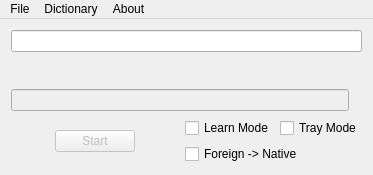
<?xml version="1.0" encoding="UTF-8"?>
<ui version="4.0">
 <class>MainWindowClass</class>
 <widget class="QMainWindow" name="MainWindowClass">
  <property name="geometry">
   <rect>
    <x>0</x>
    <y>0</y>
    <width>373</width>
    <height>175</height>
   </rect>
  </property>
  <property name="windowTitle">
   <string>QWord</string>
  </property>
  <property name="windowIcon">
   <iconset resource="qword.qrc">
    <normaloff>:/images/qword.svg</normaloff>:/images/qword.svg</iconset>
  </property>
  <widget class="QWidget" name="centralWidget">
   <layout class="QVBoxLayout" name="verticalLayout_2">
    <item>
     <widget class="QLineEdit" name="txtWord">
      <property name="styleSheet">
       <string/>
      </property>
      <property name="readOnly">
       <bool>true</bool>
      </property>
     </widget>
    </item>
    <item>
     <widget class="QLabel" name="lblQuestion">
      <property name="styleSheet">
       <string>font-weight: bold;</string>
      </property>
      <property name="text">
       <string/>
      </property>
     </widget>
    </item>
    <item>
     <layout class="QHBoxLayout" name="horizontalLayout_2">
      <item>
       <widget class="QLineEdit" name="txtAnswer">
        <property name="enabled">
         <bool>false</bool>
        </property>
       </widget>
      </item>
      <item>
       <widget class="QLabel" name="lblOK">
        <property name="text">
         <string/>
        </property>
       </widget>
      </item>
     </layout>
    </item>
    <item>
     <layout class="QHBoxLayout" name="horizontalLayout">
      <item>
       <spacer name="horizontalSpacer">
        <property name="orientation">
         <enum>Qt::Horizontal</enum>
        </property>
        <property name="sizeHint" stdset="0">
         <size>
          <width>40</width>
          <height>20</height>
         </size>
        </property>
       </spacer>
      </item>
      <item>
       <widget class="QPushButton" name="btnStart">
        <property name="enabled">
         <bool>false</bool>
        </property>
        <property name="styleSheet">
         <string/>
        </property>
        <property name="text">
         <string>Start</string>
        </property>
       </widget>
      </item>
      <item>
       <spacer name="horizontalSpacer_3">
        <property name="orientation">
         <enum>Qt::Horizontal</enum>
        </property>
        <property name="sizeHint" stdset="0">
         <size>
          <width>40</width>
          <height>20</height>
         </size>
        </property>
       </spacer>
      </item>
      <item>
       <layout class="QVBoxLayout" name="verticalLayout">
        <item>
         <layout class="QHBoxLayout" name="horizontalLayout_3">
          <item>
           <widget class="QCheckBox" name="chbLearn">
            <property name="text">
             <string>Learn Mode</string>
            </property>
           </widget>
          </item>
          <item>
           <widget class="QCheckBox" name="chbTray">
            <property name="text">
             <string>Tray Mode</string>
            </property>
           </widget>
          </item>
         </layout>
        </item>
        <item>
         <layout class="QHBoxLayout" name="horizontalLayout_4">
          <item>
           <widget class="QCheckBox" name="chbDirection">
            <property name="text">
             <string>Foreign -&gt; Native</string>
            </property>
           </widget>
          </item>
         </layout>
        </item>
       </layout>
      </item>
     </layout>
    </item>
   </layout>
  </widget>
  <widget class="QMenuBar" name="menuBar">
   <property name="geometry">
    <rect>
     <x>0</x>
     <y>0</y>
     <width>373</width>
     <height>22</height>
    </rect>
   </property>
   <widget class="QMenu" name="menuFile">
    <property name="title">
     <string>File</string>
    </property>
    <addaction name="actionNew"/>
    <addaction name="actionOpen"/>
    <addaction name="actionExit"/>
   </widget>
   <widget class="QMenu" name="menuDictionary">
    <property name="title">
     <string>Dictionary</string>
    </property>
    <addaction name="actionAdd_words"/>
    <addaction name="actionShow_Dict"/>
   </widget>
   <widget class="QMenu" name="menuAbout">
    <property name="title">
     <string>About</string>
    </property>
   </widget>
   <addaction name="menuFile"/>
   <addaction name="menuDictionary"/>
   <addaction name="menuAbout"/>
  </widget>
  <action name="actionOpen">
   <property name="icon">
    <iconset resource="qword.qrc">
     <normaloff>:/images/1238844490_1_folder_open.png</normaloff>:/images/1238844490_1_folder_open.png</iconset>
   </property>
   <property name="text">
    <string>Open</string>
   </property>
  </action>
  <action name="actionExit">
   <property name="icon">
    <iconset resource="qword.qrc">
     <normaloff>:/images/1238844505_exit.png</normaloff>:/images/1238844505_exit.png</iconset>
   </property>
   <property name="text">
    <string>Exit</string>
   </property>
  </action>
  <action name="actionAdd_words">
   <property name="enabled">
    <bool>false</bool>
   </property>
   <property name="icon">
    <iconset resource="qword.qrc">
     <normaloff>:/images/1238867598_add_48.png</normaloff>:/images/1238867598_add_48.png</iconset>
   </property>
   <property name="text">
    <string>Add words</string>
   </property>
  </action>
  <action name="actionShow_Dict">
   <property name="enabled">
    <bool>false</bool>
   </property>
   <property name="text">
    <string>Show Dict</string>
   </property>
  </action>
  <action name="actionNew">
   <property name="icon">
    <iconset resource="qword.qrc">
     <normaloff>:/images/1239111434_folder_new.png</normaloff>:/images/1239111434_folder_new.png</iconset>
   </property>
   <property name="text">
    <string>New</string>
   </property>
  </action>
  <action name="actionNormal">
   <property name="text">
    <string>Normal</string>
   </property>
  </action>
  <action name="actionHidden">
   <property name="text">
    <string>Hidden</string>
   </property>
  </action>
  <action name="action1">
   <property name="text">
    <string>1</string>
   </property>
  </action>
 </widget>
 <layoutdefault spacing="6" margin="11"/>
 <resources>
  <include location="qword.qrc"/>
 </resources>
 <connections/>
</ui>
